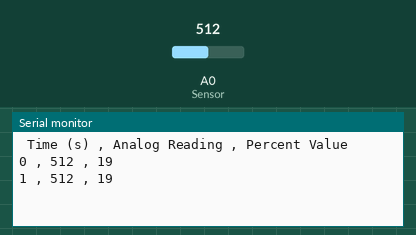
Simulated run of this sketch. Board: Arduino Uno, built with avr-gcc and run on an emulated ATmega328P. Shown: the last lines printed to the serial monitor. Inputs (shaded band) come from the test bench; at power-on: A0 (Sensor) = 512.

Above: at 1.8 s.
1.9 s: A0 (Sensor) set to 716
At 2.8 s:
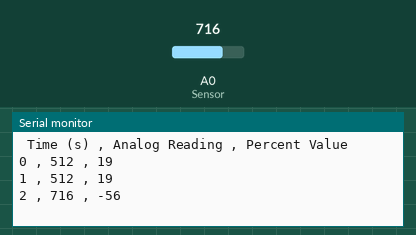
3.4 s: A0 (Sensor) set to 900
At 4.4 s:
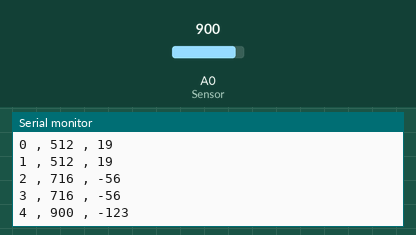
Timing chart, 0 to 6.4 s (numbered marks = the images above; inputs shaded):
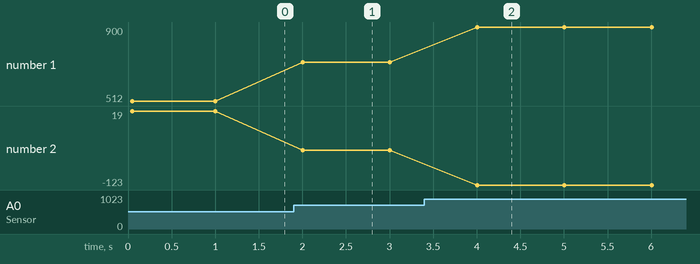

Measured:
- after the input at 1.9 s, the serial monitor: prints a new line after 0.10 s (image 1)
- after the input at 3.4 s, the serial monitor: prints a new line after 0.60 s (image 2)
- plotted number 1: 512 → 716 after the input at 1.9 s, 716 → 900 after the input at 3.4 s
- plotted number 2: 19 → -56 after the input at 1.9 s, -56 → -123 after the input at 3.4 s

The sketch:

secondLog_SoilMoist.ino
```cpp
const int AirValue = 564;   //you need to replace this value with Value_1
const int WaterValue = 293;  //you need to replace this value with Value_2

int soilMoistureValue = 0;
int soilmoisturepercent = 0;

unsigned long curSeconds = 0;

void setup() {
  Serial.begin(9600); // open serial port, set the baud rate to 9600 bps
  Serial.println(" Time (s) , Analog Reading , Percent Value ");
}

void loop() {
soilMoistureValue = analogRead(A0);  //put Sensor insert into soil
curSeconds = millis()/1000;
Serial.print(curSeconds);

Serial.print(" , ");
Serial.print(soilMoistureValue);

soilmoisturepercent = map(soilMoistureValue, AirValue, WaterValue, 0, 100);
Serial.print(" , ");
Serial.println(soilmoisturepercent);

  delay(1000);
}
```
